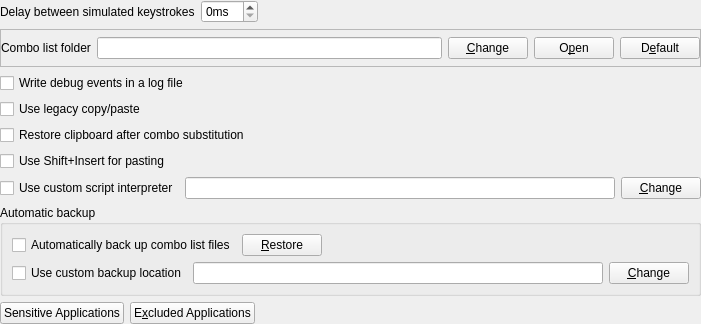
<?xml version="1.0" encoding="UTF-8"?>
<ui version="4.0">
 <class>PrefPaneAdvanced</class>
 <widget class="QFrame" name="PrefPaneAdvanced">
  <property name="geometry">
   <rect>
    <x>0</x>
    <y>0</y>
    <width>701</width>
    <height>324</height>
   </rect>
  </property>
  <property name="windowTitle">
   <string notr="true"/>
  </property>
  <layout class="QVBoxLayout" name="verticalLayout">
   <property name="leftMargin">
    <number>0</number>
   </property>
   <property name="topMargin">
    <number>0</number>
   </property>
   <property name="rightMargin">
    <number>0</number>
   </property>
   <property name="bottomMargin">
    <number>0</number>
   </property>
   <item>
    <layout class="QHBoxLayout" name="layout1">
     <item>
      <widget class="QLabel" name="labelDelayBetweenKeystrokes">
       <property name="text">
        <string>Delay between simulated keystrokes</string>
       </property>
      </widget>
     </item>
     <item>
      <widget class="QSpinBox" name="spinDelayBetweenKeystrokes">
       <property name="suffix">
        <string>ms</string>
       </property>
      </widget>
     </item>
     <item>
      <spacer name="spacer1">
       <property name="orientation">
        <enum>Qt::Horizontal</enum>
       </property>
       <property name="sizeHint" stdset="0">
        <size>
         <width>0</width>
         <height>20</height>
        </size>
       </property>
      </spacer>
     </item>
    </layout>
   </item>
   <item>
    <widget class="QFrame" name="frameComboListFolder">
     <property name="minimumSize">
      <size>
       <width>0</width>
       <height>0</height>
      </size>
     </property>
     <property name="frameShape">
      <enum>QFrame::StyledPanel</enum>
     </property>
     <property name="frameShadow">
      <enum>QFrame::Raised</enum>
     </property>
     <layout class="QHBoxLayout" name="horizontalLayout_3">
      <property name="leftMargin">
       <number>0</number>
      </property>
      <property name="topMargin">
       <number>0</number>
      </property>
      <property name="rightMargin">
       <number>0</number>
      </property>
      <property name="bottomMargin">
       <number>0</number>
      </property>
      <item>
       <widget class="QLabel" name="labelComboListFolder">
        <property name="text">
         <string>Combo list folder</string>
        </property>
       </widget>
      </item>
      <item>
       <widget class="QLineEdit" name="editComboListFolder">
        <property name="readOnly">
         <bool>true</bool>
        </property>
       </widget>
      </item>
      <item>
       <widget class="QPushButton" name="buttonChangeComboListFolder">
        <property name="text">
         <string>&amp;Change</string>
        </property>
       </widget>
      </item>
      <item>
       <widget class="QPushButton" name="buttonOpenComboListFolder">
        <property name="text">
         <string>O&amp;pen</string>
        </property>
       </widget>
      </item>
      <item>
       <widget class="QPushButton" name="buttonResetComboListFolder">
        <property name="text">
         <string>D&amp;efault</string>
        </property>
       </widget>
      </item>
     </layout>
    </widget>
   </item>
   <item>
    <widget class="QCheckBox" name="checkWriteDebugLogFile">
     <property name="text">
      <string>Write debug events in a log file</string>
     </property>
    </widget>
   </item>
   <item>
    <widget class="QCheckBox" name="checkUseLegacyCopyPaste">
     <property name="text">
      <string>Use legacy copy/paste</string>
     </property>
    </widget>
   </item>
   <item>
    <widget class="QCheckBox" name="checkRestoreClipboardAfterSubstitution">
     <property name="text">
      <string>Restore clipboard after combo substitution</string>
     </property>
    </widget>
   </item>
   <item>
    <widget class="QCheckBox" name="checkUseShiftInsertForPasting">
     <property name="text">
      <string>Use Shift+Insert for pasting</string>
     </property>
    </widget>
   </item>
   <item>
    <layout class="QHBoxLayout" name="layout2">
     <item>
      <widget class="QCheckBox" name="checkUseCustomPowershellVersion">
       <property name="text">
        <string>Use custom script interpreter</string>
       </property>
      </widget>
     </item>
     <item>
      <widget class="QLineEdit" name="editCustomPowerShellPath">
       <property name="readOnly">
        <bool>true</bool>
       </property>
      </widget>
     </item>
     <item>
      <widget class="QPushButton" name="buttonChangeCustomPowershellVersion">
       <property name="text">
        <string>&amp;Change</string>
       </property>
      </widget>
     </item>
    </layout>
   </item>
   <item>
    <widget class="QGroupBox" name="groupboxAutoBackup">
     <property name="title">
      <string>Automatic backup</string>
     </property>
     <layout class="QVBoxLayout" name="verticalLayout_2">
      <item>
       <layout class="QHBoxLayout" name="horizontalLayout_14">
        <item>
         <widget class="QCheckBox" name="checkAutoBackup">
          <property name="text">
           <string>Automatically back up combo list files</string>
          </property>
         </widget>
        </item>
        <item>
         <widget class="QPushButton" name="buttonRestoreBackup">
          <property name="toolTip">
           <string>Restore a backup.</string>
          </property>
          <property name="text">
           <string>&amp;Restore</string>
          </property>
         </widget>
        </item>
        <item>
         <spacer name="horizontalSpacer_2">
          <property name="orientation">
           <enum>Qt::Horizontal</enum>
          </property>
          <property name="sizeHint" stdset="0">
           <size>
            <width>0</width>
            <height>13</height>
           </size>
          </property>
         </spacer>
        </item>
       </layout>
      </item>
      <item>
       <layout class="QHBoxLayout" name="horizontalLayout_15">
        <item>
         <widget class="QCheckBox" name="checkUseCustomBackupLocation">
          <property name="text">
           <string>Use custom backup location</string>
          </property>
         </widget>
        </item>
        <item>
         <widget class="QLineEdit" name="editCustomBackupLocation">
          <property name="readOnly">
           <bool>true</bool>
          </property>
         </widget>
        </item>
        <item>
         <widget class="QPushButton" name="buttonChangeCustomBackupLocation">
          <property name="text">
           <string>&amp;Change</string>
          </property>
         </widget>
        </item>
       </layout>
      </item>
     </layout>
    </widget>
   </item>
   <item>
    <layout class="QHBoxLayout" name="horizontalLayout_6">
     <item>
      <widget class="QPushButton" name="buttonSensitiveApplications">
       <property name="text">
        <string>Sensitive Applications</string>
       </property>
      </widget>
     </item>
     <item>
      <widget class="QPushButton" name="buttonExcludedApplications">
       <property name="text">
        <string>E&amp;xcluded Applications</string>
       </property>
      </widget>
     </item>
     <item>
      <spacer name="horizontalSpacer_7">
       <property name="orientation">
        <enum>Qt::Horizontal</enum>
       </property>
       <property name="sizeType">
        <enum>QSizePolicy::Expanding</enum>
       </property>
       <property name="sizeHint" stdset="0">
        <size>
         <width>0</width>
         <height>10</height>
        </size>
       </property>
      </spacer>
     </item>
    </layout>
   </item>
  </layout>
 </widget>
 <resources/>
 <connections/>
</ui>
